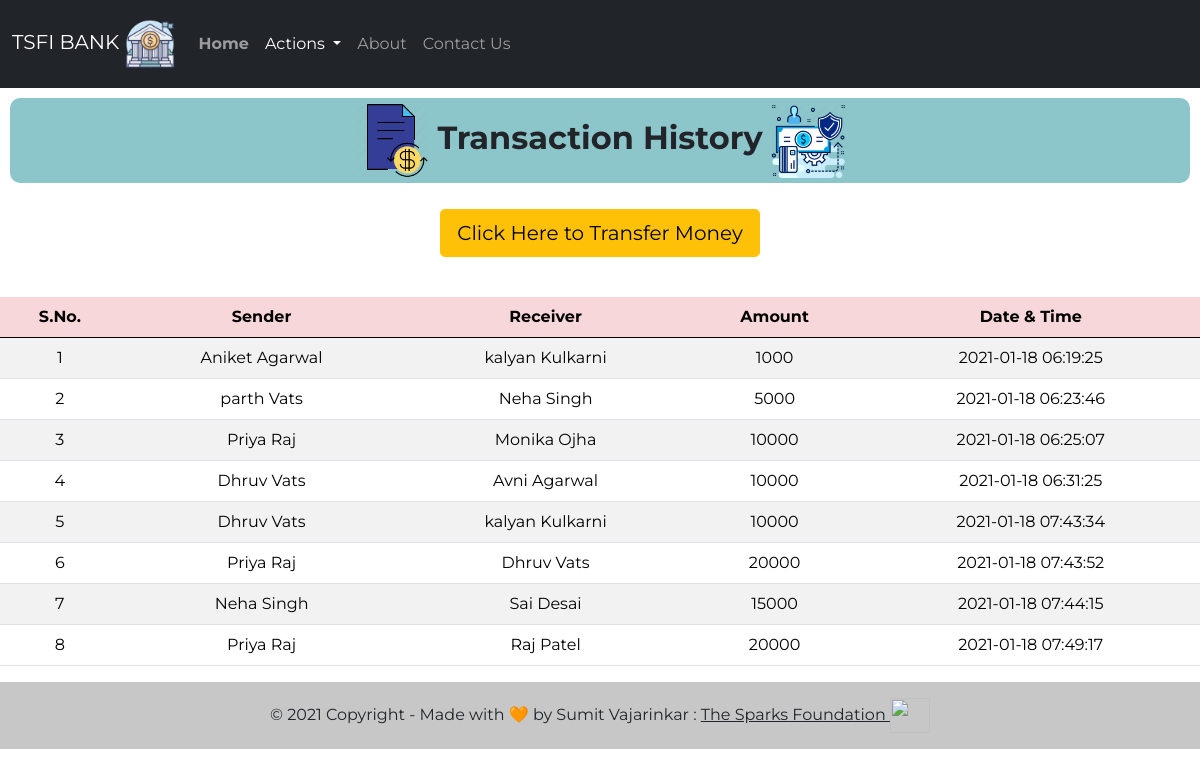
Screenshot of /php/history.php with the database file from the repository.
### tables this page shows
CREATE TABLE `transaction` (
  `sno` int(3) NOT NULL,
  `sender` text NOT NULL,
  `receiver` text NOT NULL,
  `balance` int(8) NOT NULL,
  `datetime` datetime NOT NULL DEFAULT current_timestamp()
);

### php/history.php (the view, shortened to what this page needs)
<!doctype html>
<html lang="en">
<head>
    <link href="https://cdn.jsdelivr.net/npm/bootstrap@5.0.0-beta1/dist/css/bootstrap.min.css" rel="stylesheet"
>
    <link rel="stylesheet" href="css/style3.css">
</head>
<body>
    <nav class="navbar py-2 navbar-expand-lg navbar-dark bg-dark">
        <div class="container-fluid">
        <a class="navbar-brand" href="#">TSFI BANK <img src="logo/logo.webp" alt="Bank" width="50" height="50"></a>
            <div class="collapse navbar-collapse" id="navbarSupportedContent">
                <ul class="navbar-nav me-auto mb-8 mb-lg-0">
                    <li class="nav-item py-3">
                        <a class="nav-link" aria-current="page" href="index.php"><strong>Home</strong></a>
                    </li>
                    <li class="nav-item dropdown py-3">
                        <a class="nav-link dropdown-toggle active" href="#" id="navbarDropdown" role="button"
                            data-bs-toggle="dropdown" aria-expanded="false">
                            Actions
                        </a>
                    </li>
                    <li class="nav-item py-3">
                        <a class="nav-link" href="https://www.thesparksfoundationsingapore.org/ "target="_blank">About</a>
                    </li>
                    <li class="nav-item py-3">
                        <a class="nav-link" href="contact.php">Contact Us</a>
                    </li>
                </ul>
            </div>
        </div>
    </nav>
<class class="welcome">
        <h2>
            <img src="logo/t1.png" alt="Bank" width="75" height="75" style="font-weight: bold;"> <strong>Transaction History</strong> <img
                src="logo/t2.webp" alt="Bank" width="75" height="75">
        </h2>
    </class>
<div class="d-grip gap-2 col-6 mx-auto text-center p-3 mb-2">
    <a href="money.php"><button type="button" class="btn btn-warning btn-lg mb-3">Click Here to Transfer Money</button></a>
</div>
       <div class="table-responsive-sm">
    <table class="table table-hover table-striped">
        <thead style="color : black;" class="table-danger">
            <tr>
                <th class="text-center">S.No.</th>
                <th class="text-center">Sender</th>
                <th class="text-center">Receiver</th>
                <th class="text-center">Amount</th>
                <th class="text-center">Date & Time</th>
            </tr>
        </thead>
        <tbody>
        <?php
include 'connect.php';
$sql ="select * from transaction";
$query =mysqli_query($conn, $sql);
while($rows = mysqli_fetch_assoc($query))
{
?>
<tr style="color : black;">
            <td class="text-center py-2"><?php echo $rows['sno']; ?></td>
            <td class="text-center py-2"><?php echo $rows['sender']; ?></td>
            <td class="text-center py-2"><?php echo $rows['receiver']; ?></td>
            <td class="text-center py-2"><?php echo $rows['balance']; ?> </td>
            <td class="text-center py-2"><?php echo $rows['datetime']; ?> </td>
        <?php
            }
        ?>
        </tbody>
    </table>
    </div>
    <div class="foot">
        <footer class="bg-light text-center text-lg-start">
            <div class="text-center p-3" style="background-color: rgba(0, 0, 0, 0.2)">
                © 2021 Copyright - Made with 🧡 by Sumit Vajarinkar :
                <a class="text-dark" href="https://www.thesparksfoundationsingapore.org/" target="_blank"> The Sparks
                    Foundation <img src="logo/TSFI.png" alt="" width="40" height="35"></a>
            </div>
        </footer>
    </div>
</body>
</html>

### css/style3.css (style rules this page uses)
* { font-family: 'Montserrat', sans-serif; }
.welcome h2 { margin: 10px; padding: 5px; text-align: center; background-color:rgba(141, 198, 202, 0.993) ; border-radius: 10px; }

### rows the page displays
transaction: sno "1", sender "Aniket Agarwal", receiver "kalyan Kulkarni", balance "1000", datetime "2021-01-18 06:19:25"
transaction: sno "2", sender "parth Vats", receiver "Neha Singh", balance "5000", datetime "2021-01-18 06:23:46"
transaction: sno "3", sender "Priya Raj", receiver "Monika Ojha", balance "10000", datetime "2021-01-18 06:25:07"
transaction: sno "4", sender "Dhruv Vats", receiver "Avni Agarwal", balance "10000", datetime "2021-01-18 06:31:25"
transaction: sno "5", sender "Dhruv Vats", receiver "kalyan Kulkarni", balance "10000", datetime "2021-01-18 07:43:34"
transaction: sno "6", sender "Priya Raj", receiver "Dhruv Vats", balance "20000", datetime "2021-01-18 07:43:52"
transaction: sno "7", sender "Neha Singh", receiver "Sai Desai", balance "15000", datetime "2021-01-18 07:44:15"
transaction: sno "8", sender "Priya Raj", receiver "Raj Patel", balance "20000", datetime "2021-01-18 07:49:17"
